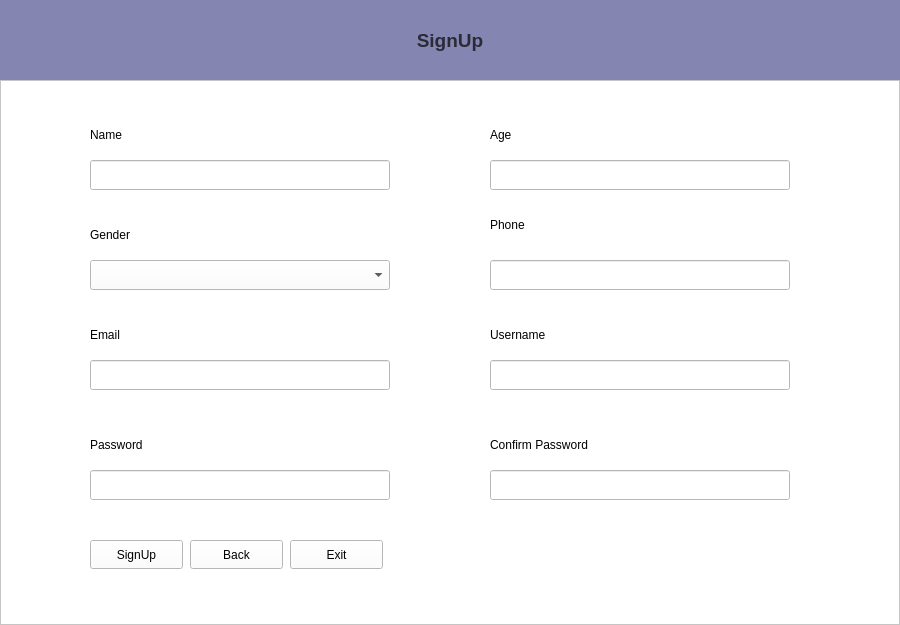
<?xml version="1.0" encoding="UTF-8"?>
<ui version="4.0">
 <class>Form</class>
 <widget class="QWidget" name="Form">
  <property name="geometry">
   <rect>
    <x>0</x>
    <y>0</y>
    <width>900</width>
    <height>625</height>
   </rect>
  </property>
  <property name="minimumSize">
   <size>
    <width>900</width>
    <height>625</height>
   </size>
  </property>
  <property name="maximumSize">
   <size>
    <width>900</width>
    <height>625</height>
   </size>
  </property>
  <property name="windowTitle">
   <string>Form</string>
  </property>
  <property name="styleSheet">
   <string notr="true">background-color: rgb(255, 255, 255);</string>
  </property>
  <layout class="QGridLayout" name="gridLayout_2">
   <property name="leftMargin">
    <number>0</number>
   </property>
   <property name="topMargin">
    <number>0</number>
   </property>
   <property name="rightMargin">
    <number>0</number>
   </property>
   <property name="bottomMargin">
    <number>0</number>
   </property>
   <property name="spacing">
    <number>0</number>
   </property>
   <item row="0" column="0">
    <widget class="QFrame" name="header_frame">
     <property name="minimumSize">
      <size>
       <width>900</width>
       <height>80</height>
      </size>
     </property>
     <property name="maximumSize">
      <size>
       <width>900</width>
       <height>80</height>
      </size>
     </property>
     <property name="styleSheet">
      <string notr="true">#header_frame{
	background-color: rgba(48, 48, 123, 150);
}</string>
     </property>
     <property name="frameShape">
      <enum>QFrame::NoFrame</enum>
     </property>
     <property name="frameShadow">
      <enum>QFrame::Plain</enum>
     </property>
     <property name="lineWidth">
      <number>0</number>
     </property>
     <layout class="QGridLayout" name="gridLayout">
      <property name="leftMargin">
       <number>0</number>
      </property>
      <property name="topMargin">
       <number>0</number>
      </property>
      <property name="rightMargin">
       <number>0</number>
      </property>
      <property name="bottomMargin">
       <number>0</number>
      </property>
      <property name="spacing">
       <number>0</number>
      </property>
      <item row="0" column="0">
       <widget class="QLabel" name="header_title">
        <property name="minimumSize">
         <size>
          <width>900</width>
          <height>80</height>
         </size>
        </property>
        <property name="maximumSize">
         <size>
          <width>900</width>
          <height>80</height>
         </size>
        </property>
        <property name="font">
         <font>
          <pointsize>14</pointsize>
          <bold>true</bold>
         </font>
        </property>
        <property name="styleSheet">
         <string notr="true">#header_title{
	color: rgba(0, 0, 0, 175);
	background-color: rgba(0, 0, 0, 0);
}</string>
        </property>
        <property name="text">
         <string>SignUp</string>
        </property>
        <property name="alignment">
         <set>Qt::AlignCenter</set>
        </property>
       </widget>
      </item>
     </layout>
    </widget>
   </item>
   <item row="1" column="0">
    <widget class="QFrame" name="frame">
     <property name="minimumSize">
      <size>
       <width>93</width>
       <height>0</height>
      </size>
     </property>
     <property name="frameShape">
      <enum>QFrame::StyledPanel</enum>
     </property>
     <property name="frameShadow">
      <enum>QFrame::Raised</enum>
     </property>
     <widget class="QLineEdit" name="name_lineEdit">
      <property name="geometry">
       <rect>
        <x>90</x>
        <y>80</y>
        <width>300</width>
        <height>30</height>
       </rect>
      </property>
      <property name="minimumSize">
       <size>
        <width>300</width>
        <height>30</height>
       </size>
      </property>
      <property name="styleSheet">
       <string notr="true"/>
      </property>
     </widget>
     <widget class="QLabel" name="label">
      <property name="geometry">
       <rect>
        <x>90</x>
        <y>40</y>
        <width>300</width>
        <height>30</height>
       </rect>
      </property>
      <property name="minimumSize">
       <size>
        <width>300</width>
        <height>30</height>
       </size>
      </property>
      <property name="styleSheet">
       <string notr="true">font: 11pt &quot;Arial&quot;;</string>
      </property>
      <property name="text">
       <string>Name</string>
      </property>
     </widget>
     <widget class="QLabel" name="label_2">
      <property name="geometry">
       <rect>
        <x>90</x>
        <y>140</y>
        <width>300</width>
        <height>30</height>
       </rect>
      </property>
      <property name="minimumSize">
       <size>
        <width>300</width>
        <height>30</height>
       </size>
      </property>
      <property name="styleSheet">
       <string notr="true">font: 11pt &quot;Arial&quot;;</string>
      </property>
      <property name="text">
       <string>Gender</string>
      </property>
     </widget>
     <widget class="QLabel" name="label_3">
      <property name="geometry">
       <rect>
        <x>90</x>
        <y>240</y>
        <width>300</width>
        <height>30</height>
       </rect>
      </property>
      <property name="minimumSize">
       <size>
        <width>300</width>
        <height>30</height>
       </size>
      </property>
      <property name="styleSheet">
       <string notr="true">font: 11pt &quot;Arial&quot;;</string>
      </property>
      <property name="text">
       <string>Email</string>
      </property>
     </widget>
     <widget class="QLineEdit" name="email_lineEdit">
      <property name="geometry">
       <rect>
        <x>90</x>
        <y>280</y>
        <width>300</width>
        <height>30</height>
       </rect>
      </property>
      <property name="minimumSize">
       <size>
        <width>300</width>
        <height>30</height>
       </size>
      </property>
     </widget>
     <widget class="QLineEdit" name="age_lineEdit">
      <property name="geometry">
       <rect>
        <x>490</x>
        <y>80</y>
        <width>300</width>
        <height>30</height>
       </rect>
      </property>
      <property name="minimumSize">
       <size>
        <width>300</width>
        <height>30</height>
       </size>
      </property>
     </widget>
     <widget class="QLabel" name="label_4">
      <property name="geometry">
       <rect>
        <x>490</x>
        <y>40</y>
        <width>300</width>
        <height>30</height>
       </rect>
      </property>
      <property name="minimumSize">
       <size>
        <width>300</width>
        <height>30</height>
       </size>
      </property>
      <property name="styleSheet">
       <string notr="true">font: 11pt &quot;Arial&quot;;</string>
      </property>
      <property name="text">
       <string>Age</string>
      </property>
     </widget>
     <widget class="QLabel" name="label_5">
      <property name="geometry">
       <rect>
        <x>490</x>
        <y>130</y>
        <width>300</width>
        <height>30</height>
       </rect>
      </property>
      <property name="minimumSize">
       <size>
        <width>300</width>
        <height>30</height>
       </size>
      </property>
      <property name="styleSheet">
       <string notr="true">font: 11pt &quot;Arial&quot;;</string>
      </property>
      <property name="text">
       <string>Phone</string>
      </property>
     </widget>
     <widget class="QLineEdit" name="phone_lineEdit">
      <property name="geometry">
       <rect>
        <x>490</x>
        <y>180</y>
        <width>300</width>
        <height>30</height>
       </rect>
      </property>
      <property name="minimumSize">
       <size>
        <width>300</width>
        <height>30</height>
       </size>
      </property>
     </widget>
     <widget class="QLineEdit" name="username_lineEdit">
      <property name="geometry">
       <rect>
        <x>490</x>
        <y>280</y>
        <width>300</width>
        <height>30</height>
       </rect>
      </property>
      <property name="minimumSize">
       <size>
        <width>300</width>
        <height>30</height>
       </size>
      </property>
     </widget>
     <widget class="QLabel" name="label_6">
      <property name="geometry">
       <rect>
        <x>490</x>
        <y>240</y>
        <width>300</width>
        <height>30</height>
       </rect>
      </property>
      <property name="minimumSize">
       <size>
        <width>300</width>
        <height>30</height>
       </size>
      </property>
      <property name="styleSheet">
       <string notr="true">font: 11pt &quot;Arial&quot;;</string>
      </property>
      <property name="text">
       <string>Username</string>
      </property>
     </widget>
     <widget class="QLineEdit" name="pswd_lineEdit">
      <property name="geometry">
       <rect>
        <x>90</x>
        <y>390</y>
        <width>300</width>
        <height>30</height>
       </rect>
      </property>
      <property name="minimumSize">
       <size>
        <width>300</width>
        <height>30</height>
       </size>
      </property>
     </widget>
     <widget class="QLabel" name="label_7">
      <property name="geometry">
       <rect>
        <x>90</x>
        <y>350</y>
        <width>300</width>
        <height>30</height>
       </rect>
      </property>
      <property name="minimumSize">
       <size>
        <width>300</width>
        <height>30</height>
       </size>
      </property>
      <property name="styleSheet">
       <string notr="true">font: 11pt &quot;Arial&quot;;</string>
      </property>
      <property name="text">
       <string>Password</string>
      </property>
     </widget>
     <widget class="QLabel" name="label_8">
      <property name="geometry">
       <rect>
        <x>490</x>
        <y>350</y>
        <width>300</width>
        <height>30</height>
       </rect>
      </property>
      <property name="minimumSize">
       <size>
        <width>300</width>
        <height>30</height>
       </size>
      </property>
      <property name="styleSheet">
       <string notr="true">font: 11pt &quot;Arial&quot;;</string>
      </property>
      <property name="text">
       <string>Confirm Password</string>
      </property>
     </widget>
     <widget class="QLineEdit" name="cnf_pswd_lineEdit">
      <property name="geometry">
       <rect>
        <x>490</x>
        <y>390</y>
        <width>300</width>
        <height>30</height>
       </rect>
      </property>
      <property name="minimumSize">
       <size>
        <width>300</width>
        <height>30</height>
       </size>
      </property>
     </widget>
     <widget class="QPushButton" name="signup_btn">
      <property name="geometry">
       <rect>
        <x>90</x>
        <y>460</y>
        <width>93</width>
        <height>29</height>
       </rect>
      </property>
      <property name="minimumSize">
       <size>
        <width>93</width>
        <height>0</height>
       </size>
      </property>
      <property name="maximumSize">
       <size>
        <width>93</width>
        <height>16777215</height>
       </size>
      </property>
      <property name="styleSheet">
       <string notr="true">font: 10pt &quot;Arial&quot;;</string>
      </property>
      <property name="text">
       <string>SignUp</string>
      </property>
     </widget>
     <widget class="QPushButton" name="back_btn">
      <property name="geometry">
       <rect>
        <x>190</x>
        <y>460</y>
        <width>93</width>
        <height>29</height>
       </rect>
      </property>
      <property name="minimumSize">
       <size>
        <width>93</width>
        <height>0</height>
       </size>
      </property>
      <property name="maximumSize">
       <size>
        <width>93</width>
        <height>16777215</height>
       </size>
      </property>
      <property name="styleSheet">
       <string notr="true">font: 10pt &quot;Arial&quot;;</string>
      </property>
      <property name="text">
       <string>Back</string>
      </property>
     </widget>
     <widget class="QPushButton" name="signup_exit_btn">
      <property name="geometry">
       <rect>
        <x>290</x>
        <y>460</y>
        <width>93</width>
        <height>29</height>
       </rect>
      </property>
      <property name="minimumSize">
       <size>
        <width>93</width>
        <height>0</height>
       </size>
      </property>
      <property name="maximumSize">
       <size>
        <width>93</width>
        <height>16777215</height>
       </size>
      </property>
      <property name="styleSheet">
       <string notr="true">font: 10pt &quot;Arial&quot;;</string>
      </property>
      <property name="text">
       <string>Exit</string>
      </property>
     </widget>
     <widget class="QComboBox" name="gender_comboBox">
      <property name="geometry">
       <rect>
        <x>90</x>
        <y>180</y>
        <width>300</width>
        <height>30</height>
       </rect>
      </property>
      <property name="minimumSize">
       <size>
        <width>300</width>
        <height>30</height>
       </size>
      </property>
      <property name="maximumSize">
       <size>
        <width>300</width>
        <height>30</height>
       </size>
      </property>
      <property name="currentIndex">
       <number>-1</number>
      </property>
      <item>
       <property name="text">
        <string>Male</string>
       </property>
      </item>
      <item>
       <property name="text">
        <string>Female</string>
       </property>
      </item>
      <item>
       <property name="text">
        <string>Others</string>
       </property>
      </item>
     </widget>
    </widget>
   </item>
  </layout>
 </widget>
 <resources/>
 <connections/>
</ui>
